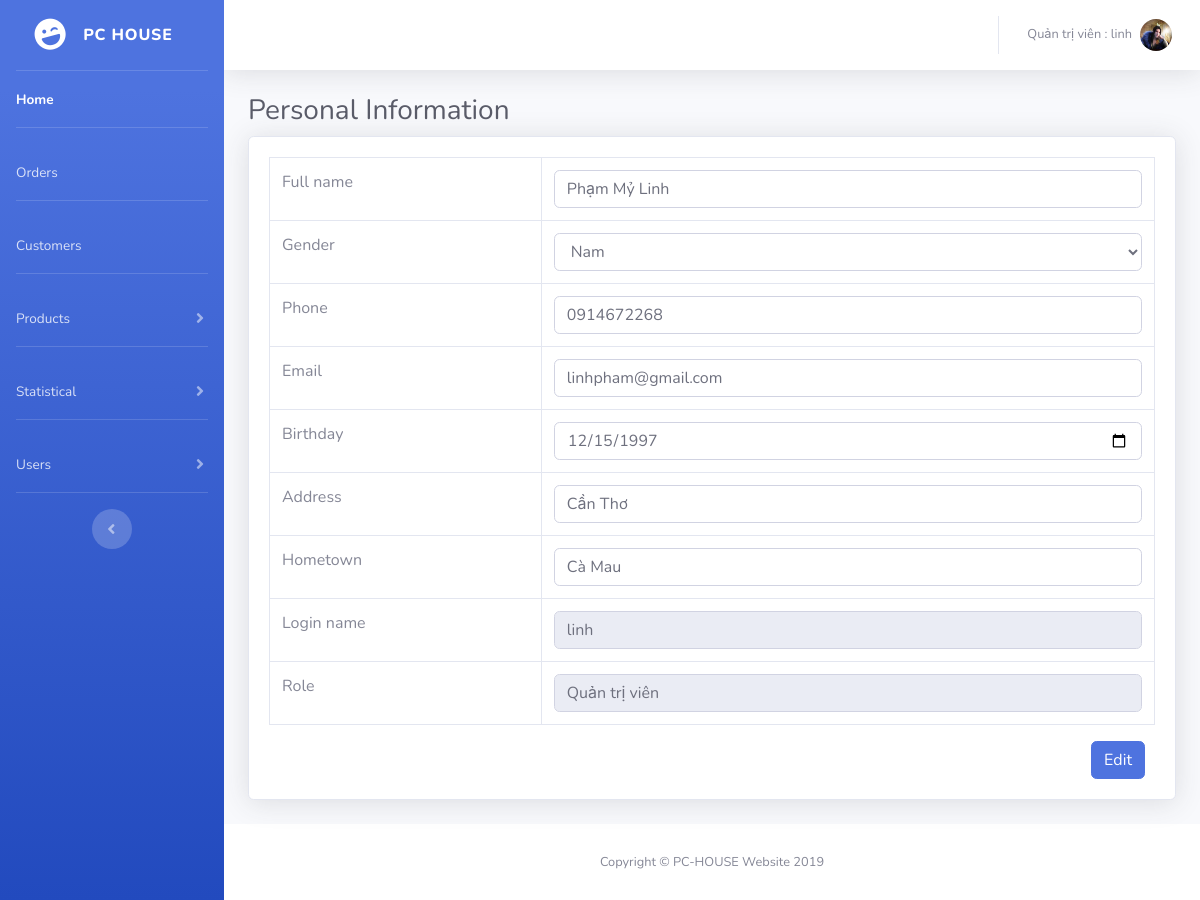
Page /users/myself_edit.php (signed in) on the committed database.
### tables this page shows
create table USERS
(
   U_ID                 int not null AUTO_INCREMENT,
   R_ID                 int not null,
   U_FULLNAME           varchar(50) not null,
   U_EMAIL              varchar(50) not null,
   U_ADDRESS            text not null,
   U_HOMETOWN           text not null,
   U_PHONE              varchar(11) not null,
   U_GENDER             varchar(10) not null,
   U_LOGINNAME          varchar(20) not null,
   U_PASSWORD           text not null,
   U_BIRTHDAY			date not null,
   primary key (U_ID)
);

### users/users.php (called while the page is built, shortened)
<?php
	include_once("../database.php");
	function get_user($id)
	{
		global $conn;
		$sql = "select u_id, u_fullname, u_gender, u_email, u_phone, u_address, u_hometown, u_loginname, u_birthday, r_id from users where u_id=$id";
		$query = mysqli_query($conn, $sql);
		$result = array();
		if (mysqli_num_rows($query) > 0)
		{
        	$row = mysqli_fetch_assoc($query);
        	$result = $row;
    	}
    	return $result;
	}
?>

### users/myself_edit.php (the view, shortened to what this page needs)
<?php
	include_once("users.php");
	$id = $_SESSION['u_id'];
?>
<!DOCTYPE html>
<html lang="vi">
<head>
	<?php
		include_once("../layout/meta_link.php");
	?>
</head>
<body id="page-top">
	<div id="wrapper">
		<?php
			include_once("../layout/sidebar.php");
		?>
		<div id="content-wrapper" class="d-flex flex-column">
      		<div id="content">
      			<?php
      				include_once("../layout/topbar.php");
      			?>
      			<div class="container-fluid">
      				<h1 class="h3 mb-2 text-gray-800">Personal Information</h1>
      				<?php
    					$user = get_user($id);
      				?>
      				<form method="post">
      					<div class="card shadow mb-4">
      						<div class="card-body">
      							<div class="table-responsive">
      								<table class="table table-bordered" id="dataTable" width="100%" cellspacing="0">
					      				<tr>
						      				<td>Full name</td>
						      				<td>
						      					<input type="text" class="form-control" name="fullname" value="<?php echo $user['u_fullname']; ?>" maxlength="50" required>
						      				</td>
					      				</tr>
					      				<tr>
					      					<td>Gender</td>
					      					<td>
					      						<select class="form-control" name="gender">
			                            			<option value="Nam">Nam</option>
			                        			</select>
			                    			</td>
					      				</tr>
					      				<tr>
					      					<td>Phone</td>
					      					<td>
					      						<input type="text" class="form-control" name="phone" value="<?php echo $user['u_phone']; ?>" pattern="[0-9]{10,11}" title="Số điện thoại gồm 10 hoặc 11 chữ số!" required>
					      					</td>
					      				</tr>
					      				<tr>
					      					<td>Email</td>
					      					<td>
					      						<input type="email" class="form-control" name="email" value="<?php echo $user['u_email']; ?>" maxlength="50" required>
					      					</td>
					      				</tr>
					      				<tr>
					      					<td>Birthday</td>
					      					<td>
					      						<input type="date" class="form-control" name="birthday" value="<?php echo $user['u_birthday']; ?>" required>
					      					</td>
					      				</tr>
					      				<tr>
					      					<td>Address</td>
					      					<td>
					      						<input type="text" class="form-control" name="address" value="<?php echo $user['u_address']; ?>" required>
					      					</td>
					      				</tr>
					      				<tr>
					      					<td>Hometown</td>
					      					<td>
					      						<input type="text" class="form-control" name="hometown" value="<?php echo $user['u_hometown']; ?>" required>
					      					</td>
					      				</tr>
					      				<tr>
					      					<td>Login name</td>
					      					<td>
					      						<input type="text" class="form-control" name="loginname" value="<?php echo $user['u_loginname']; ?>" readonly>
					      					</td>
					      				</tr>
					      				<tr>
					      					<td>Role</td>
					      					<td>
					      						<input type="text" name="role" class="form-control" value="<?php if($user['r_id']==1) echo "Quản trị viên"; else echo "Nhân viên"; ?>" readonly>
					      					</td>
					      				</tr>
      								</table>
      								<input type="submit" style="float: right; margin-right: 10px" class="btn btn-primary" name="editmyself" value="Edit">
      							</div>
      						</div>
      					</div>
      				</form>
      			</div>
      		</div>
      		<?php
      			include_once("../layout/footer.php");
      		?>
		</div>
	</div>
</body>
</html>

### rows in the picture
users: fullname "Phạm Mỷ Linh", phone "0914672268", email "linhpham@gmail.com", birthday "12/15/1997", address "Cần Thơ", hometown "Cà Mau", loginname "linh", role "Quản trị viên"

### other values in the picture
$_SESSION["r_name"] "Quản trị viên"
$_SESSION["u_loginname"] "linh"
